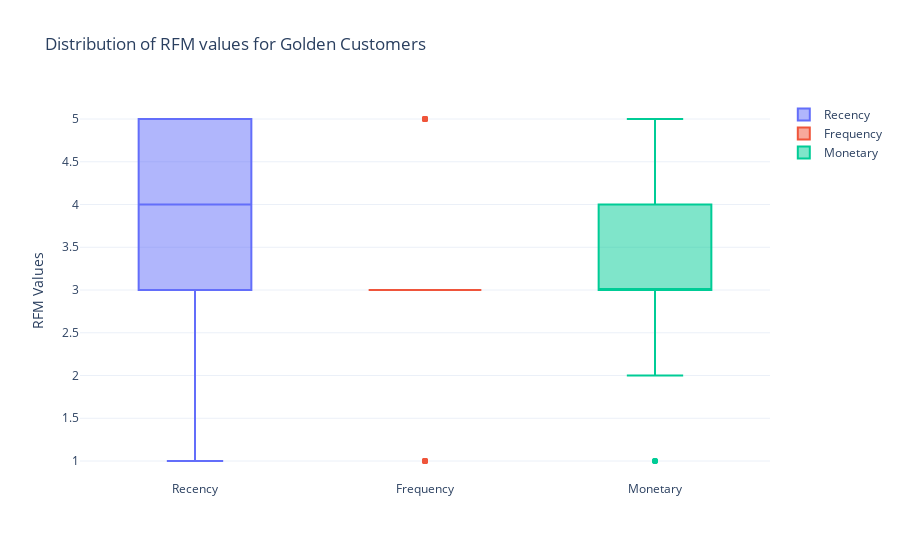

Here is the notebook cell this chart was saved with:
### Code cell
fig = go.Figure()
fig.add_trace(go.Box(y=golden_customers['RecencyScore'], name='Recency'))
fig.add_trace(go.Box(y=golden_customers['FrequencyScore'], name='Frequency'))
fig.add_trace(go.Box(y=golden_customers['MonetaryScore'], name='Monetary'))
fig.update_layout(title='Distribution of RFM values for Golden Customers',
                 yaxis_title='RFM Values')
fig.show()

### Figure 1 — Plotly figure (JSON) as saved in the notebook; plotly's stock layout.template omitted (floating-point values rounded to 4 significant figures)
{"data": [{"name": "Recency", "type": "box", "y": [1, 1, 2, 2, 2, 2, 2, 2, 2, 2, 3, 3, 3, 3, 3, 3, 3, 3, 3, 3, 3, 3, 3, 3, 3, 3, 4, 4, 4, 4, 4, 4, 4, 4, 4, 4, 5, 5, 5, 5, 5, 5, 5, 5, 5, 5, 5, 5, 5, 5, 5, 5, 5, 5, 5, 5, 5, 5, 5, 5, 5, 5]}, {"name": "Frequency", "type": "box", "y": [5, 5, 3, 5, 5, 3, 5, 3, 3, 5, 3, 3, 3, 3, 3, 3, 3, 3, 5, 3, 3, 3, 3, 3, 5, 3, 3, 3, 3, 3, 3, 3, 3, 3, 3, 3, 3, 3, 3, 3, 3, 3, 1, 3, 5, 1, 3, 3, 3, 3, 3, 1, 3, 3, 3, 1, 3, 3, 1, 3, 1, 1]}, {"name": "Monetary", "type": "box", "y": [5, 5, 4, 5, 3, 4, 3, 4, 4, 3, 4, 4, 3, 3, 3, 4, 3, 4, 5, 3, 4, 3, 3, 3, 5, 3, 2, 2, 2, 3, 3, 4, 4, 2, 2, 4, 3, 3, 4, 3, 4, 2, 3, 1, 5, 3, 3, 1, 1, 3, 3, 3, 3, 2, 3, 3, 3, 4, 3, 3, 3, 3]}], "layout": {"title": {"text": "Distribution of RFM values for Golden Customers"}, "yaxis": {"title": {"text": "RFM Values"}}}}
